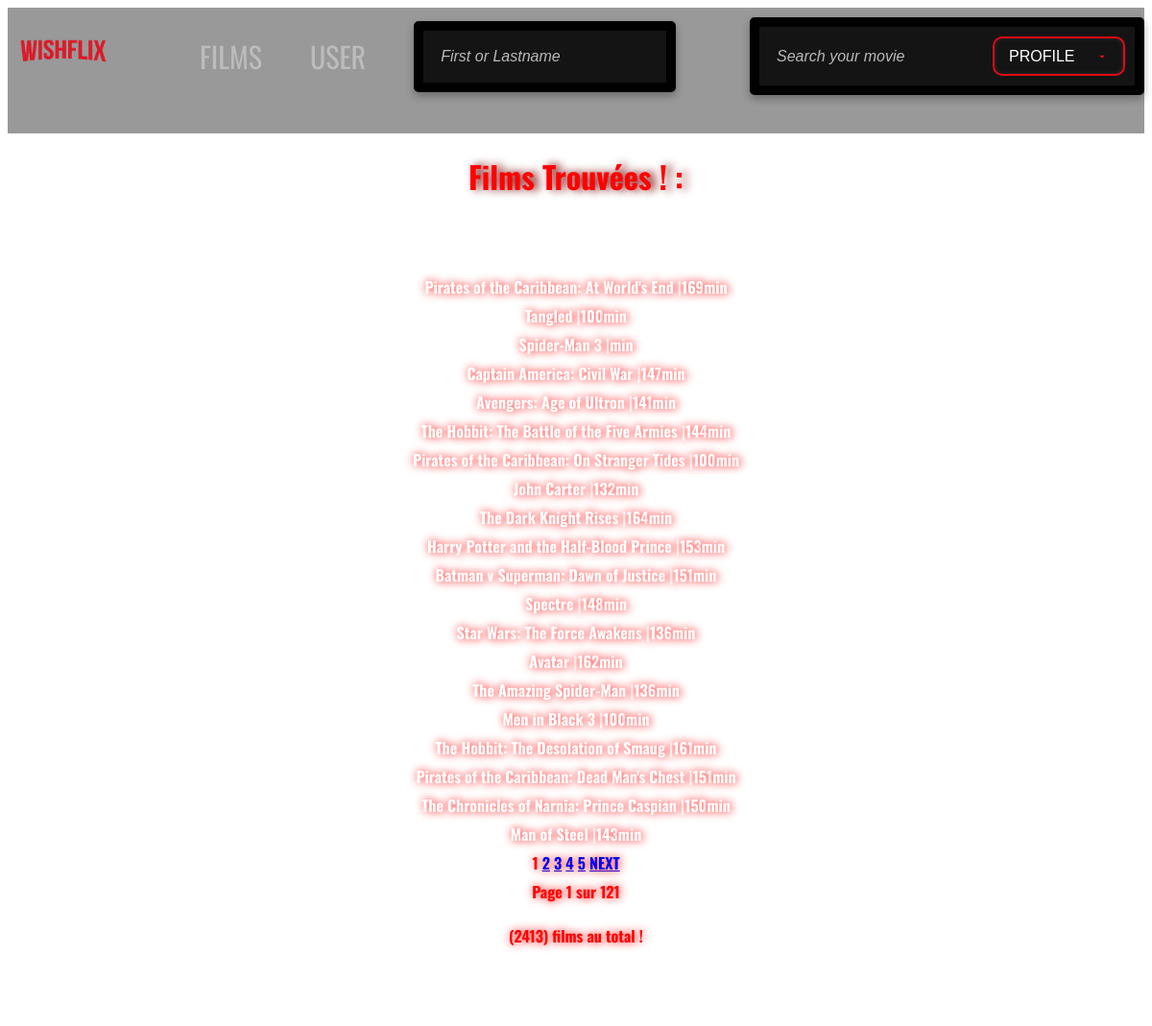
Screenshot of /FILMS.php with the database file from the repository.
### tables this page shows
CREATE TABLE movie (
    id              INT             NOT     NULL AUTO_INCREMENT,
    id_distributor  INT             NOT     NULL,
    title           VARCHAR(255)    NOT     NULL,
    director        VARCHAR(255)    NOT     NULL,
    duration        INT             DEFAULT NULL,
    release_date    DATETIME        NOT     NULL,
    rating          VARCHAR(10)     NOT     NULL,
    PRIMARY KEY (id),
    FOREIGN KEY (id_distributor) REFERENCES distributor(id)
);

### FILMS.php (the view, shortened to what this page needs)
<?php
  require_once(__DIR__ . '/connect_db.php');
  $req = $bdd->query("SELECT id FROM movie where title like '$_GET[movie]%'");
  $dis = $_GET['movie'];
  $nbr_total_films = $req->rowCount();
  $nbr_films_par_page = 20;
  $nbr_page_max_avant_apres = 4;
  $last_page = ceil($nbr_total_films / $nbr_films_par_page);
  if (isset($_GET["page"])) {
      $page_num = $_GET["page"];
  } else {
      $page_num = 1;
  }
  $start_from = ($page_num - 1) * $nbr_films_par_page;
  $sql = "SELECT title, duration FROM movie where title like '$_GET[movie]%' LIMIT $start_from, $nbr_films_par_page";
  $pagination = '';
  if ($last_page != 1) {
      $pagination .= '<span class="active">' . $page_num . '</span>&nbsp;';
      for ($i = $page_num + 1; $i <= $last_page; $i++) {
          $pagination .= '<a href="FILMS.php?movie=' . $dis . '&page=' . $i . '">' . $i . '</a> ';
          if ($i >= $page_num + $nbr_page_max_avant_apres) {
              break;
          }
      }
      if ($page_num != $last_page) {
          $next = $page_num + 1;
          $pagination .= '<a href="FILMS.php?movie=' . $dis .'&page=' . $next . '">NEXT</a> ';
      }
  }
  require_once(__DIR__ . '/HEADER.php');
  ?>
<!DOCTYPE html>
<html>
<head>
    <link href="movie.css" rel="stylesheet">
</head>
<body>
  <div class="movie-research">
      <div class="my_movie">
          <div class="number_movie">
               <h1>Films Trouvées ! :</h1>
          </div>
      <div class="all_movie">
          <?php
          $req = $bdd->query($sql);
          while ($data = $req->fetch()) {
              echo '<div class="post"><b>' . $data['title'] . " |" . $data['duration'] . "min" . '<br/>';
          }
          echo '<div id="pagination">' . $pagination . '</div>';
    ?>
          <div class="film_count">
              <?php
          echo "Page <b>$page_num</b> sur <b>$last_page</a>";
          echo "<p><strong>($nbr_total_films)</strong> films au total !<br/>";
          ?>
          </div>
      </div>
  </div>
</body>
</html>

### HEADER.php (shortened to what this page needs)
<!DOCTYPE html>
<html>
<head>
    <link href="style.css" rel="stylesheet">
</head>
<body>
    <div class="background-header">
        <div class="header-box">
            <div class="wishflix">
        <a href="Home.php"><img src="assets/426f0513b5ab028ed26e1fd86ad03c68.png" alt="Wisflix"></a>
        </div>
        <div class="full-nav-bar">
            <div class="nav-bar-left">
                <a href="FILMS.php">FILMS</a>
                <a href="user.php">USER</a>
                <div class="search">
                <form method="post" action="search-user.php">
                <input type="text" name="user" placeholder="First or Lastname">
            </form>
            </div>
            </div>
            <div class="search">
                <form method="get" action="FILMS.php">
                    <input type="text" name="movie" placeholder="Search your movie">
                </form>
                <select>
                        <option>PROFILE</option>
                    </select>
            </div>
            </div>
        </div>
    </div>
</body>
</html>

### style.css (style rules this page uses)
body { font-family: "Oswald"; }
body h1 { color: #ffffff; }
.wishflix img { margin-top: 5px; margin-left: 10px; width: 8%; position: absolute; display: flex; align-items: center; }
.header-box img { margin-top: 20px; }
.background-header { margin: 0; background-color: black; padding-bottom: 40px; padding-top: 10px; background-color: rgba( 0, 0, 0 , 0.4); }
.full-nav-bar { display: flex; justify-content: space-between; }
.nav-bar-left { margin-left: 200px; gap: 50px; display: flex; align-items: center; }
.nav-bar-left a { font-size: 30px; color: rgb(189, 187, 187); text-decoration: none; }
select { background: #141414; color: white; padding: 10px 15px; font-size: 16px; border: 2px solid #e50914; border-radius: 10px; appearance: none; cursor: pointer; transition: all 0.4s ease; background-repeat: no-repeat; background-position: right 15px center; background-size: 14px; box-shadow: inset 0 0 5px rgba(255, 255, 255, 0.1); }
#genre, select { animation: slideIn 0.6s ease-in-out; }
.search { color: white; display: flex; align-items: center; background: #141414; border: 10px solid #000000; border-radius: 5px; padding: 10px; max-width: 500px; box-shadow: 0 4px 8px rgba(0, 0, 0, 0.3); transition: box-shadow 0.3s ease; }
.search input[type="text"] { flex: 1; background: none; border: none; outline: none; color: white; font-size: 16px; padding: 8px; margin-right: 10px; }
.search input[type="text"]::placeholder { color: rgba(255, 255, 255, 0.7); font-style: italic; }

### movie.css (style rules this page uses)
body { background: url(assets/sweethome1.png); background-repeat: repeat; }
.movie-research { color: red; justify-content: center; }
.number_movie h1 { text-shadow: rgb(122, 0, 0) 5px 0 10px; color: red; display: flex; justify-content: center; }
.all_movie { text-shadow: red 1px 0 10px; text-align: center; line-height: 30px; border: solid 5px white; border-radius: 30px; display: table; margin: auto; flex-direction: row; padding: 50px; color: white ; box-shadow: 60px ; }
.film_count { color: red; }
#pagination { color: red; }

### rows the page displays
movie: title "Pirates of the Caribbean: At World's End", duration "169"
movie: title "Tangled", duration "100"
movie: title "Spider-Man 3"
movie: title "Captain America: Civil War", duration "147"
movie: title "Avengers: Age of Ultron", duration "141"
movie: title "The Hobbit: The Battle of the Five Armies", duration "144"
movie: title "Pirates of the Caribbean: On Stranger Tides", duration "100"
movie: title "John Carter", duration "132"
movie: title "The Dark Knight Rises", duration "164"
movie: title "Harry Potter and the Half-Blood Prince", duration "153"
movie: title "Batman v Superman: Dawn of Justice", duration "151"
movie: title "Spectre", duration "148"
movie: title "Star Wars: The Force Awakens", duration "136"
movie: title "Avatar", duration "162"
movie: title "The Amazing Spider-Man", duration "136"
movie: title "Men in Black 3", duration "100"
movie: title "The Hobbit: The Desolation of Smaug", duration "161"
movie: title "Pirates of the Caribbean: Dead Man's Chest", duration "151"
movie: title "The Chronicles of Narnia: Prince Caspian", duration "150"
movie: title "Man of Steel", duration "143"

### other values shown
$page_num "1"
$last_page "121"
$nbr_total_films "2413"
